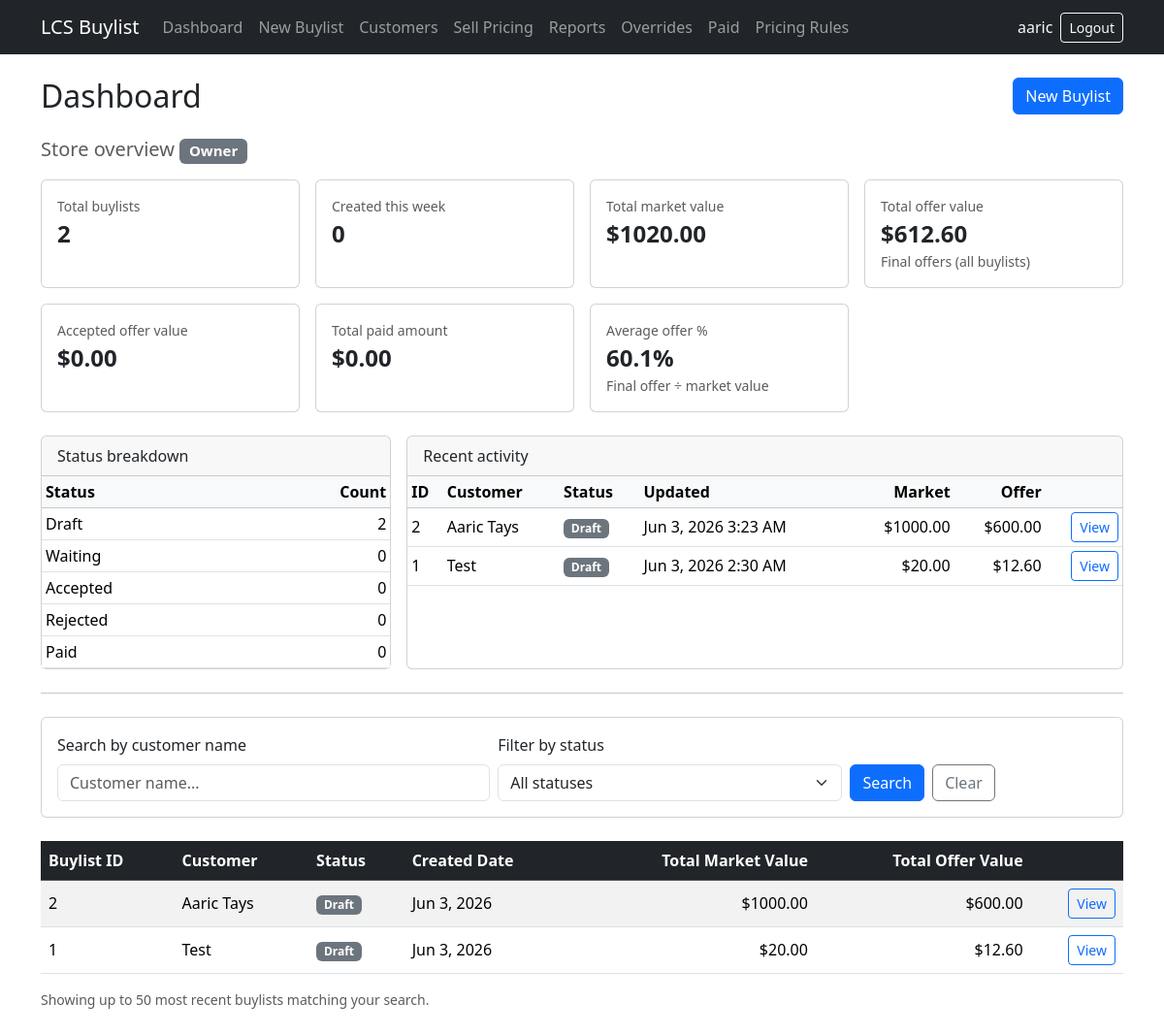
The app's page / (signed in), older data.
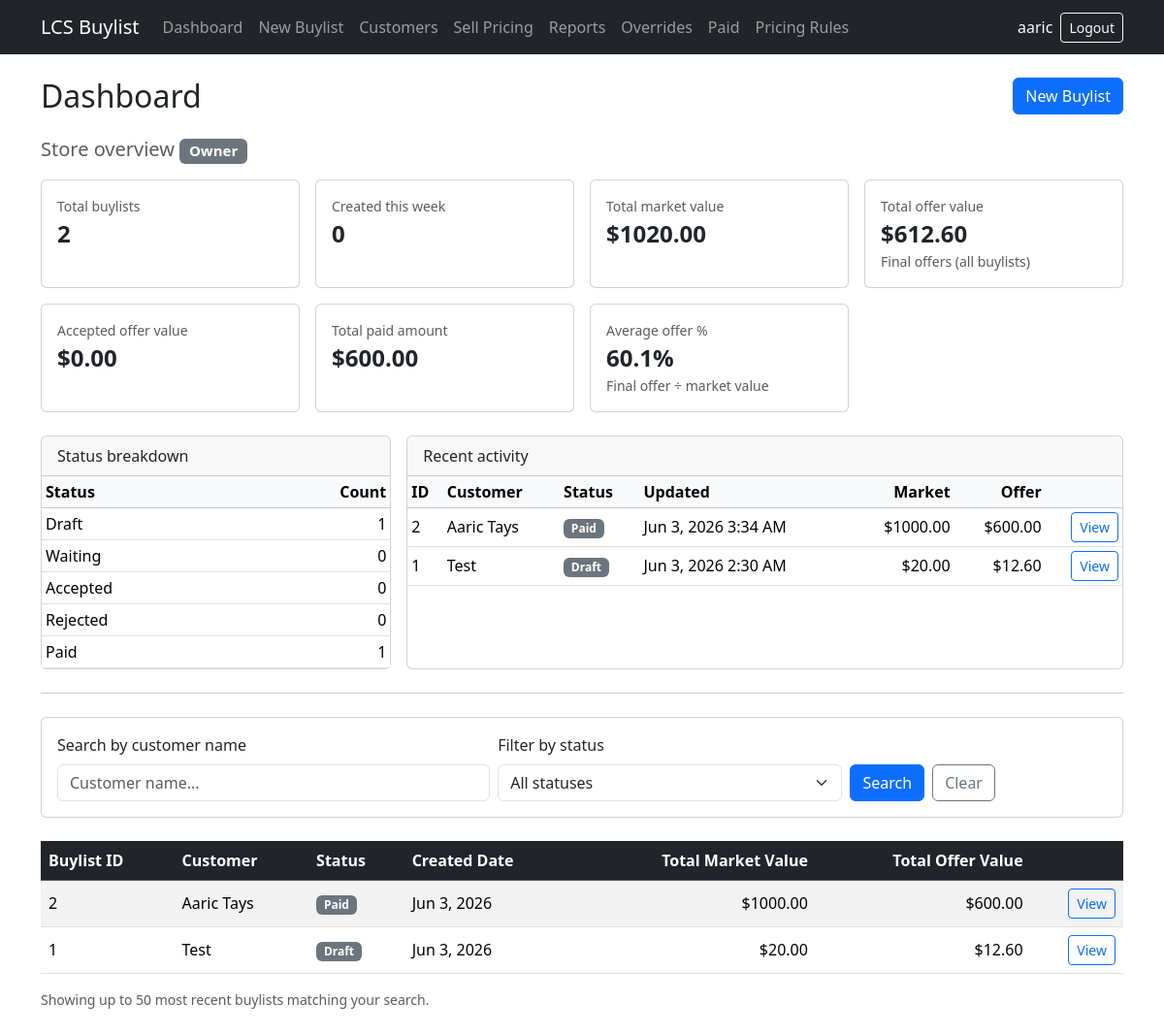
The same page, newer data.
### buylists/models.py (models this page shows, shortened)
class Buylist(models.Model):
    STATUS_DRAFT = 'draft'
    STATUS_WAITING = 'waiting'
    STATUS_ACCEPTED = 'accepted'
    STATUS_REJECTED = 'rejected'
    STATUS_PAID = 'paid'
    STATUS_CHOICES = [
        (STATUS_DRAFT, 'Draft'),
        (STATUS_WAITING, 'Waiting'),
        (STATUS_ACCEPTED, 'Accepted'),
        (STATUS_REJECTED, 'Rejected'),
        (STATUS_PAID, 'Paid'),
    ]
    TERMINAL_STATUSES = {
        STATUS_ACCEPTED,
        STATUS_REJECTED,
        STATUS_PAID,
    }
    PAYMENT_CASH = 'cash'
    PAYMENT_TRADE = 'trade'
    PAYMENT_CHOICES = [
        ('', 'Not selected'),
        (PAYMENT_CASH, 'Cash (60%)'),
        (PAYMENT_TRADE, 'Trade credit (70%)'),
    ]
    customer = models.ForeignKey(
        Customer,
        on_delete=models.CASCADE,
        related_name='buylists',
    )
    created_by = models.ForeignKey(
        settings.AUTH_USER_MODEL,
        on_delete=models.SET_NULL,
        null=True,
        blank=True,
        related_name='buylists_created',
    )
    status = models.CharField(
        max_length=20,
        choices=STATUS_CHOICES,
        default=STATUS_DRAFT,
    )
    payment_choice = models.CharField(
        max_length=10,
        choices=PAYMENT_CHOICES,
        blank=True,
        default='',
    )
    PAYMENT_METHOD_CASH = 'cash'
    PAYMENT_METHOD_STORE_CREDIT = 'store_credit'
    PAYMENT_METHOD_TRADE = 'trade'
    PAYMENT_METHOD_MIXED = 'mixed'
    PAYMENT_METHOD_CHOICES = [
        ('', 'Not paid yet'),
        (PAYMENT_METHOD_CASH, 'Cash'),
        (PAYMENT_METHOD_STORE_CREDIT, 'Store credit'),
        (PAYMENT_METHOD_TRADE, 'Trade'),
        (PAYMENT_METHOD_MIXED, 'Mixed'),
    ]
    payment_method = models.CharField(
        max_length=20,
        choices=PAYMENT_METHOD_CHOICES,
        blank=True,
        default='',
    )
    amount_paid = models.DecimalField(
        max_digits=10,
        decimal_places=2,
        null=True,
        blank=True,
    )
    paid_at = models.DateTimeField(null=True, blank=True)
    paid_by = models.ForeignKey(
        settings.AUTH_USER_MODEL,
        on_delete=models.SET_NULL,
        null=True,
        blank=True,
        related_name='buylists_paid',
    )
    completed_by = models.ForeignKey(
        settings.AUTH_USER_MODEL,
        on_delete=models.SET_NULL,
        null=True,
        blank=True,
        related_name='buylists_completed',
    )
    completed_at = models.DateTimeField(null=True, blank=True)
    unlock_reason = models.TextField(blank=True)
    unlocked_by = models.ForeignKey(
        settings.AUTH_USER_MODEL,
        on_delete=models.SET_NULL,
        null=True,
        blank=True,
        related_name='buylists_unlocked',
    )
    unlocked_at = models.DateTimeField(null=True, blank=True)
    created_at = models.DateTimeField(auto_now_add=True)
    updated_at = models.DateTimeField(auto_now=True)
    class Meta:
        ordering = ['-updated_at']
    @property
    def total_market_value(self):
        return round_money(sum(item.line_market_value for item in self.items.all()))
    @property
    def total_final_offer_value(self):
        return round_money(sum(item.final_offer_price for item in self.items.all()))
    @property
    def total_offer_value(self):
        return self.total_final_offer_value

class Customer(models.Model):
    name = models.CharField(max_length=200)
    phone = models.CharField(max_length=50, blank=True)
    email = models.EmailField(blank=True)
    notes = models.TextField(blank=True)
    class Meta:
        ordering = ['name']

class BuylistItem(models.Model):
    CONDITION_NM = 'NM'
    CONDITION_LP = 'LP'
    CONDITION_MP = 'MP'
    CONDITION_HP = 'HP'
    CONDITION_DMG = 'DMG'
    CONDITION_SEALED = 'SLD'
    CONDITION_CHOICES = [
        (CONDITION_NM, 'Near Mint (NM)'),
        (CONDITION_LP, 'Lightly Played (LP)'),
        (CONDITION_MP, 'Moderately Played (MP)'),
        (CONDITION_HP, 'Heavily Played (HP)'),
        (CONDITION_DMG, 'Damaged (DMG)'),
        (CONDITION_SEALED, 'Sealed'),
    ]
    SINGLES_CONDITION_CHOICES = [
        (CONDITION_NM, 'Near Mint (NM)'),
        (CONDITION_LP, 'Lightly Played (LP)'),
        (CONDITION_MP, 'Moderately Played (MP)'),
        (CONDITION_HP, 'Heavily Played (HP)'),
        (CONDITION_DMG, 'Damaged (DMG)'),
    ]
    CONDITION_DEFAULTS = {
        CONDITION_NM: Decimal('1.00'),
        CONDITION_LP: Decimal('0.90'),
        CONDITION_MP: Decimal('0.75'),
        CONDITION_HP: Decimal('0.60'),
        CONDITION_DMG: Decimal('0.40'),
        CONDITION_SEALED: Decimal('1.00'),
    }
    CASH_OFFER_PERCENT = Decimal('0.60')
    TRADE_OFFER_PERCENT = Decimal('0.70')
    buylist = models.ForeignKey(
        Buylist,
        on_delete=models.CASCADE,
        related_name='items',
    )
    card_name = models.CharField(max_length=200)
    set_name = models.CharField(max_length=200, blank=True)
    quantity = models.PositiveIntegerField(default=1)
    condition = models.CharField(
        max_length=3,
        choices=CONDITION_CHOICES,
        default=CONDITION_NM,
    )
    market_price = models.DecimalField(max_digits=10, decimal_places=2)
    condition_percent = models.DecimalField(max_digits=4, decimal_places=2)
    cash_offer_price = models.DecimalField(
        max_digits=10,
        decimal_places=2,
        editable=False,
    )
    trade_offer_price = models.DecimalField(
        max_digits=10,
        decimal_places=2,
        editable=False,
    )
    recommended_offer_price = models.DecimalField(
        max_digits=10,
        decimal_places=2,
        editable=False,
    )
    final_offer_price = models.DecimalField(max_digits=10, decimal_places=2)
    override_reason = models.TextField(blank=True)
    override_recommended_price = models.DecimalField(
        max_digits=10,
        decimal_places=2,
        null=True,
        blank=True,
        editable=False,
        help_text='Recommended offer at the time of override.',
    )
    override_final_price = models.DecimalField(
        max_digits=10,
        decimal_places=2,
        null=True,
        blank=True,
        editable=False,
        help_text='Final offer recorded at the time of override.',
    )
    override_by = models.ForeignKey(
        settings.AUTH_USER_MODEL,
        on_delete=models.SET_NULL,
        null=True,
        blank=True,
        related_name='offer_overrides',
    )
    override_at = models.DateTimeField(null=True, blank=True)
    notes = models.TextField(blank=True)
    class Meta:
        ordering = ['card_name']
    @property
    def line_market_value(self):
        return round_money(Decimal(self.quantity) * self.market_price)

### buylists/views.py (the view)
# urls.py: path('', views.dashboard, name='dashboard'),
@employee_required
def dashboard(request):
    buylists = (
        Buylist.objects.select_related('customer')
        .prefetch_related('items')
        .order_by('-created_at')
    )
    search_query = request.GET.get('q', '').strip()
    status_filter = request.GET.get('status', '').strip()
    if search_query:
        buylists = buylists.filter(customer__name__icontains=search_query)
    if status_filter:
        buylists = buylists.filter(status=status_filter)
    buylists = buylists[:50]
    context = {
        'buylists': buylists,
        'search_query': search_query,
        'status_filter': status_filter,
        'status_choices': Buylist.STATUS_CHOICES,
        'show_owner_metrics': user_is_owner(request.user),
    }
    if context['show_owner_metrics']:
        context.update(_owner_dashboard_context())
    return render(request, 'buylists/dashboard.html', context)

### buylists/templates/buylists/dashboard.html (shortened to what the changed rows need)
{% extends "buylists/base.html" %}
{% block content %}
<div class="d-flex justify-content-between align-items-center mb-4">
    <h1 class="h2 mb-0">Dashboard</h1>
</div>
{% if show_owner_metrics %}
<section class="mb-4">
    <h2 class="h5 text-muted mb-3">Store overview <span class="badge bg-secondary">Owner</span></h2>
    <div class="row row-cols-1 row-cols-sm-2 row-cols-xl-4 g-3 mb-4">
        <div class="col">
            <div class="card h-100">
                <div class="card-body">
                    <div class="text-muted small">Total buylists</div>
                    <div class="fs-4 fw-semibold">{{ owner_metrics.total_buylists }}</div>
                </div>
            </div>
        </div>
        <div class="col">
            <div class="card h-100">
                <div class="card-body">
                    <div class="text-muted small">Created this week</div>
                    <div class="fs-4 fw-semibold">{{ owner_metrics.buylists_this_week }}</div>
                </div>
            </div>
        </div>
        <div class="col">
            <div class="card h-100">
                <div class="card-body">
                    <div class="text-muted small">Total market value</div>
                    <div class="fs-4 fw-semibold">${{ owner_metrics.total_market_value|floatformat:2 }}</div>
                </div>
            </div>
        </div>
        <div class="col">
            <div class="card h-100">
                <div class="card-body">
                    <div class="text-muted small">Total offer value</div>
                    <div class="fs-4 fw-semibold">${{ owner_metrics.total_offer_value|floatformat:2 }}</div>
                    <div class="text-muted small">Final offers (all buylists)</div>
                </div>
            </div>
        </div>
        <div class="col">
            <div class="card h-100">
                <div class="card-body">
                    <div class="text-muted small">Accepted offer value</div>
                    <div class="fs-4 fw-semibold">${{ owner_metrics.total_accepted_offer_value|floatformat:2 }}</div>
                </div>
            </div>
        </div>
        <div class="col">
            <div class="card h-100">
                <div class="card-body">
                    <div class="text-muted small">Total paid amount</div>
                    <div class="fs-4 fw-semibold">${{ owner_metrics.total_paid_amount|floatformat:2 }}</div>
                </div>
            </div>
        </div>
        <div class="col">
            <div class="card h-100">
                <div class="card-body">
                    <div class="text-muted small">Average offer %</div>
                    <div class="fs-4 fw-semibold">
                        {% if owner_metrics.average_offer_percent is not None %}
                        {{ owner_metrics.average_offer_percent }}%
                        {% else %}
                        —
                        {% endif %}
                    </div>
                    <div class="text-muted small">Final offer ÷ market value</div>
                </div>
            </div>
        </div>
    </div>
    <div class="row g-3 mb-4">
        <div class="col-lg-4">
            <div class="card h-100">
                <div class="card-header">Status breakdown</div>
                <div class="card-body p-0">
                    <div class="table-responsive">
                        <table class="table table-sm mb-0">
                            <thead class="table-light">
                                <tr>
                                    <th>Status</th>
                                    <th class="text-end">Count</th>
                                </tr>
                            </thead>
                            <tbody>
                                {% for row in status_breakdown %}
                                <tr>
                                    <td>{{ row.label }}</td>
                                    <td class="text-end">{{ row.count }}</td>
                                </tr>
                                {% endfor %}
                            </tbody>
                        </table>
                    </div>
                </div>
            </div>
        </div>
        <div class="col-lg-8">
            <div class="card h-100">
                <div class="card-header">Recent activity</div>
                <div class="card-body p-0">
                    {% if recent_buylists %}
                    <div class="table-responsive">
                        <table class="table table-sm table-hover mb-0 align-middle">
                            <thead class="table-light">
                                <tr>
                                    <th>ID</th>
                                    <th>Customer</th>
                                    <th>Status</th>
                                    <th>Updated</th>
                                    <th class="text-end">Market</th>
                                    <th class="text-end">Offer</th>
                                    <th></th>
                                </tr>
                            </thead>
                            <tbody>
                                {% for buylist in recent_buylists %}
                                <tr>
                                    <td>{{ buylist.pk }}</td>
                                    <td>{{ buylist.customer.name }}</td>
                                    <td><span class="badge bg-secondary">{{ buylist.get_status_display }}</span></td>
                                    <td>{{ buylist.updated_at|date:"M j, Y g:i A" }}</td>
                                    <td class="text-end">${{ buylist.total_market_value|floatformat:2 }}</td>
                                    <td class="text-end">${{ buylist.total_offer_value|floatformat:2 }}</td>
                                    <td class="text-end">
                                        <a href="{% url 'buylists:buylist_detail' pk=buylist.pk %}" class="btn btn-sm btn-outline-primary">View</a>
                                    </td>
                                </tr>
                                {% endfor %}
                            </tbody>
                        </table>
                    </div>
                    {% else %}
                    <p class="text-muted mb-0 p-3">No buylist activity yet.</p>
                    {% endif %}
                </div>
            </div>
        </div>
    </div>
</section>
<hr class="mb-4">
{% endif %}
{% if buylists %}
<div class="table-responsive">
    <table class="table table-striped table-hover align-middle">
        <thead class="table-dark">
            <tr>
                <th>Buylist ID</th>
                <th>Customer</th>
                <th>Status</th>
                <th>Created Date</th>
                <th class="text-end">Total Market Value</th>
                <th class="text-end">Total Offer Value</th>
                <th></th>
            </tr>
        </thead>
        <tbody>
            {% for buylist in buylists %}
            <tr>
                <td>{{ buylist.pk }}</td>
                <td>{{ buylist.customer.name }}</td>
                <td>
                    <span class="badge bg-secondary">{{ buylist.get_status_display }}</span>
                </td>
                <td>{{ buylist.created_at|date:"M j, Y" }}</td>
                <td class="text-end">${{ buylist.total_market_value }}</td>
                <td class="text-end">
                    {% if buylist.total_offer_value %}
                    ${{ buylist.total_offer_value }}
                    {% else %}
                    —
                    {% endif %}
                </td>
                <td class="text-end">
                    <a href="{% url 'buylists:buylist_detail' pk=buylist.pk %}" class="btn btn-sm btn-outline-primary">View</a>
                </td>
            </tr>
            {% endfor %}
        </tbody>
    </table>
</div>
{% endif %}
{% endblock %}

Row changes from the older to the newer data that the page shows:
changed Buylist "Aaric Tays": status "Draft" → "Paid"; updated_at "Jun 3, 2026 3:23 AM" → "Jun 3, 2026 3:34 AM"
Text that changed along with them:
{{ owner_metrics.total_paid_amount|floatformat:2 }}: "0.00" → "600.00"
new list line: "Draft 1"
new list line: "Paid 1"
list line gone: "Draft 2"
list line gone: "Paid 0"
